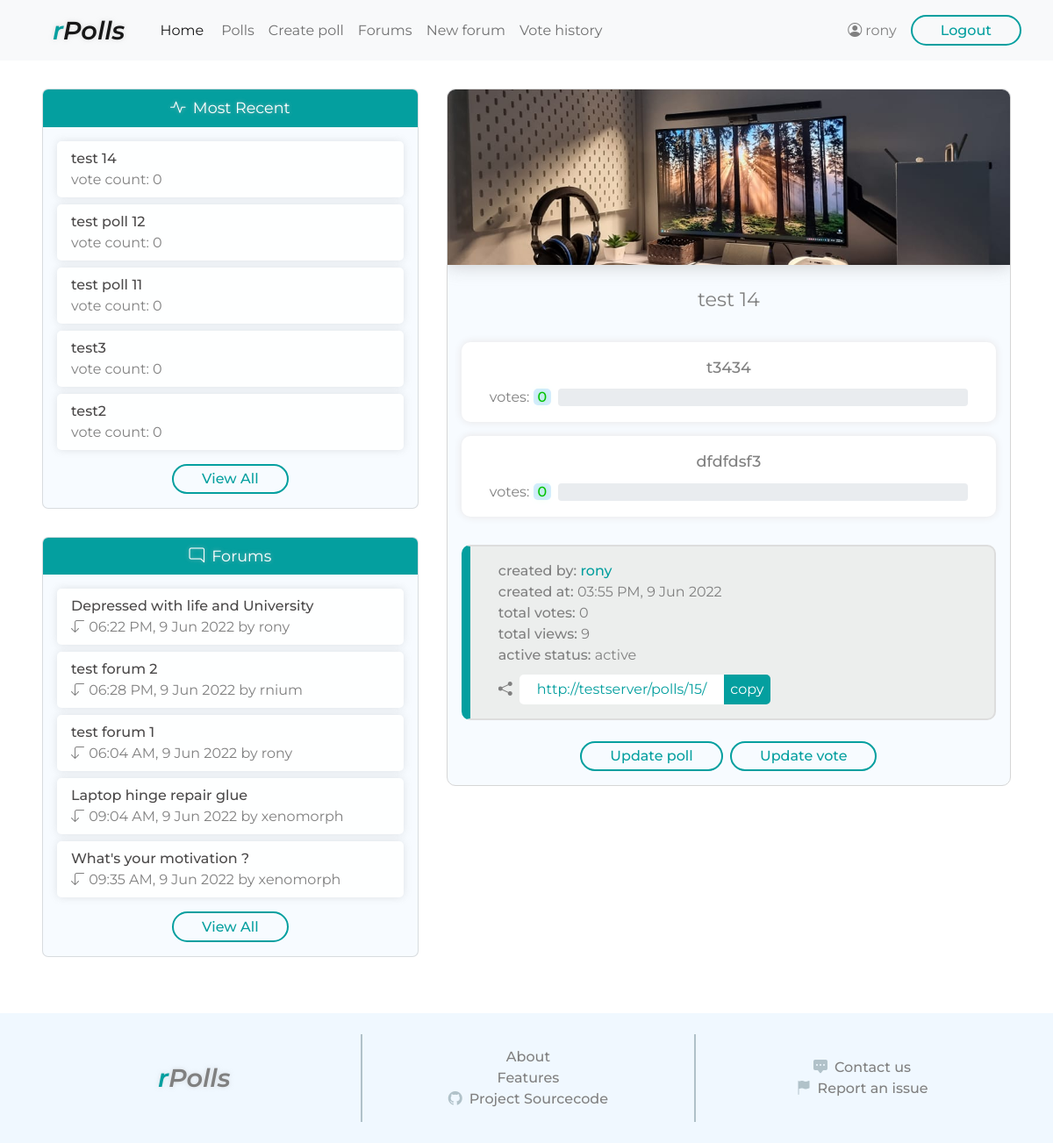
Screenshot of /polls/15/ (signed in) with the database file from the repository.
### polls/models.py (models this page shows, shortened)
class Poll(models.Model):
    title = models.CharField(max_length=250)
    banner = models.ImageField(upload_to='polls/images/', default='polls/images/default.jpg')
    author = models.ForeignKey(User, on_delete=models.CASCADE, related_name='poll')
    public = models.BooleanField(default=True)
    active = models.BooleanField(default=True)
    visible = models.BooleanField(default=True)
    added = models.DateTimeField(auto_now_add=True)
    views = models.IntegerField(default=0)

class Choice(models.Model):
    choicetext = models.CharField(max_length=100)
    poll = models.ForeignKey(Poll, on_delete=models.CASCADE, related_name='choice')

### forums/models.py (models this page shows, shortened)
class ForumTopic(models.Model):
    title = models.CharField(max_length=250)
    author = models.ForeignKey(User, on_delete=models.CASCADE, related_name='forum')
    active = models.BooleanField(default=True)
    locked = models.BooleanField(default=False)
    added = models.DateTimeField(auto_now_add=True)
    views = models.IntegerField(default=0)

class Post(models.Model):
    post_text = models.TextField()
    forum = models.ForeignKey(ForumTopic, on_delete=models.CASCADE, related_name='forumpost')
    post_author = models.ForeignKey(User, on_delete=models.CASCADE, related_name='userpost')
    added = models.DateTimeField(auto_now_add=True)
    updated = models.DateTimeField(auto_now=True)

### polls/views.py (the view, shortened to what this page needs)
# urls.py: path('<int:pk>/', views.polldetail , name='polldetails'),
@login_required()
def polldetail(request, pk):
    polldetail_context = dict()
    try:
        poll = Poll.objects.get(pk=pk)
    except Poll.DoesNotExist:
        context = {}
        context['recentpolls'] = get_polls_panel_context(request)
        context['forums'] = get_forum_panel_context(request)
        context['error'] = 'Poll Not Found'
        context['username'] = request.user.username
        return render(request, 'polls/error.html', context=context)
    polldetail_context['recentpolls'] = get_polls_panel_context(request)
    polldetail_context['forums'] = get_forum_panel_context(request)
    polldetail_context['username'] = request.user.username
    pollViews = poll.views + 1
    Poll.objects.filter(pk=pk).update(views=pollViews)
    polldetail_context['poll_id'] = poll.id
    polldetail_context['poll_url'] = request.build_absolute_uri()
    polldetail_context['poll_title'] = poll.title
    polldetail_context['poll_author'] = poll.author
    polldetail_context['poll_added'] = poll.added
    polldetail_context['poll_views'] = pollViews
    polldetail_context['is_active_poll'] = poll.active
    if poll.active:
        polldetail_context['active_status'] = 'active'
    else:
        polldetail_context['active_status'] = 'inactive'
    try:
        myVote = poll.pollvote.get(voter=request.user)
        polldetail_context['my_vote_time'] = myVote.vote_time
    except Exception:
        pass
    try:
        lastVote = poll.pollvote.latest('vote_time')
        polldetail_context['last_vote_time'] = lastVote.vote_time
        polldetail_context['last_vote_voter'] = lastVote.voter
    except Exception:
        pass
    polldetail_context['poll_banner_url'] = poll.banner.url
    poll_choices = poll.choice.all()
    total_votes = poll.pollvote.count()
    choices_context = []
    for choice in poll_choices:
        choice_text = choice.choicetext
        choice_votes = choice.choicevote.count()
        try:
            percentVotes = (choice_votes/total_votes)*100
        except ZeroDivisionError:
            percentVotes = 0
        choice_votes_percent = round(percentVotes, 2)
        progressbar_progress = round(percentVotes)
        unit_context = {'choice_text':choice_text, 'choice_votes':choice_votes, 'choice_votes_percent':choice_votes_percent,
                        'progressbar_progress':progressbar_progress}
        choices_context.append(unit_context)
    polldetail_context['choices'] = choices_context
    polldetail_context['total_votes'] = total_votes
    return render(request, 'polls/poll_detail.html', context=polldetail_context)

### polls/views.py (called while the page is built)
def get_forum_panel_context(request):
    recentforums = ForumTopic.objects.filter(active=True).order_by('-added')[:5]
    recentforums_context = []
    for forum in recentforums:
        forum_id = forum.id
        forum_title = forum.title
        lastPost = forum.forumpost.latest('added')
        last_post_time = lastPost.added
        last_post_user = lastPost.post_author
        unit_context = {'forum_id': forum_id, 'forum_title': forum_title, 'last_post_time': last_post_time, 'last_post_user': last_post_user}
        recentforums_context.append(unit_context)
    return recentforums_context

### polls/templates/polls/poll_detail.html (shortened to what this page needs)
<!DOCTYPE html>
<html lang="en">
<head>
    <link href="https://cdn.jsdelivr.net/npm/bootstrap@5.1.3/dist/css/bootstrap.min.css" rel="stylesheet">
    {% load static %}
    <link rel="stylesheet" href="{% static 'style.css' %}">
</head>
<body>
    <header>
        <nav class="navbar navbar-expand-md navbar-light bg-light">
            <div class="container-fluid">
              <a class="navbar-brand ms-5 pe-3" href="{% url 'homepage' %}"><span class="r">r</span>Polls</a>
              <div class="collapse navbar-collapse" id="navbarSupportedContent">
                <ul class="navbar-nav me-auto mb-2 mb-lg-0">
                  <li class="nav-item me-1">
                    <a class="nav-link active" aria-current="page" href="{% url 'homepage' %}">Home</a>
                  </li>
                  <li class="nav-item">
                    <a class="nav-link" href="{% url 'polls:browse' %}">Polls</a>
                  </li>
                  <li class="nav-item">
                    <a class="nav-link" href="{% url 'polls:create_poll' %}">Create poll</a>
                  </li>
                  <li class="nav-item">
                    <a class="nav-link" href="{% url 'forums:forum_all' %}">Forums</a>
                  </li>
                  <li class="nav-item">
                    <a class="nav-link" href="{% url 'forums:forum_create' %}">New forum</a>
                  </li>
                  <li class="nav-item">
                    <a class="nav-link" href="{% url 'polls:votes_history' %}">Vote history</a>
                  </li>
                </ul>
                <div class="account d-flex me-4">
                    <div class="profile d-flex my-auto me-3">
                        <i class="bi bi-person-circle"></i>
                        <span class="username-viewonly ms-1">{{ username }}</span>
                    </div>
                    <form action="{% url 'logout' %}" method="POST"> {% csrf_token %}
                        <input type="submit" class="btn-1" value="Logout">
                    </form>
                </div>
              </div>
            </div>
          </nav>
    </header>
    <div class="main-container">
        <div class="left-col">
            <div class="recent-polls card">
                <div class="heading">
                    <span class="icon me-1"><i class="bi bi-activity"></i></span>
                    <span class="title">Most Recent</span>
                </div>
                <div class="content">
                    {% for poll in recentpolls %}
                    <div class="poll-item">
                        <a class="poll-title" href="{% url 'polls:polldetails' poll.poll_id %}">{{ poll.poll_title }}</a>
                        <div class="count">
                            <span class="label">vote count:&nbsp;</span><span class="value">{{ poll.vote_count }}</span>
                        </div>
                    </div>
                    {% endfor %}
                    <a href="{% url 'polls:browse' %}" class="btn-1 link-btn">View All</a>
                </div>
            </div>
            <div class="community-forum card">
                <div class="heading">
                    <span class="icon me-1"><i class="bi bi-chat-right"></i></span>
                    <span class="title">Forums</span>
                </div>
                <div class="content">
                    {% for forum in forums %}
                    <div class="forum-post">
                        <a class="post-title" href="{% url 'forums:forum_detail' forum.forum_id %}">{{ forum.forum_title }}</a>
                        <div class="last-post">
                            <span class="label"><i class="bi bi-arrow-90deg-down"></i></span>
                            <span class="date">{{ forum.last_post_time|date:"h:i A, j M o" }}</span>
                            <span class="user">by {{ forum.last_post_user }}</span>
                        </div>
                    </div>
                    {% endfor %}
                    <a href="{% url 'forums:forum_all' %}" class="btn-1 link-btn">View All</a>
                </div>
            </div>
        </div>
        <div class="right-col">
            <div class="poll-detail">
                <div class="content">
                    <div class="poll-heading">
                        <div class="banner"><img src="{{ poll_banner_url }}" alt=""></div>
                        <div class="title">{{ poll_title }}</div>
                    </div>
                    <div class="pool-info">
                        <div class="pool-choices">
                            <ul class="choice-list">
                                {% for choice in choices%}
                                <li class="choice card-simple">
                                    <div class="choice-text">{{ choice.choice_text }}</div>
                                    <div class="info">
                                        <div class="choice-votes me-2"><span class="label">votes:&nbsp;</span><span class='value'>{{ choice.choice_votes }}</span></div>
                                        <div class="progress">
                                        </div>
                                    </div>
                                </li>
                                {% endfor %}
                            </ul>
                        </div>
                        <div class="poll-stats card-headless">
                            <ul class="stats">
                                <li>
                                    <span class="label">created by:&nbsp;</span><span class="user">{{ poll_author }}</span>
                                </li>
                                <li>
                                    <span class="label">created at:&nbsp;</span><span class="value">{{ poll_added|date:"h:i A, j M o"  }}</span>
                                </li>
                                <li>
                                    <span class="label">total votes:&nbsp;</span><span class="value">{{ total_votes }}</span>
                                </li>
                                <li>
                                    <span class="label">total views:&nbsp;</span><span class="value">{{ poll_views }}</span>
                                </li>
                                <li>
                                    <span class="label">active status:&nbsp;</span><span class="value">{{ active_status }}</span>
                                </li>
                            </ul>
                            <div class="share-link">
                                <div class="inner">
                                    <i class="bi bi-share-fill me-2"></i>
                                    <a href="{% url 'polls:polldetails' poll_id %}" id="poll-link">{{ poll_url }}</a>
                                    <button id="ctc">copy</button>
                                </div>
                            </div>
                        </div>
                        <div class="my-action">
                            <a href="#" type="submit" class="btn-1 link-btn me-1">Update poll</a>
                            <a href="#" type="submit" class="btn-1 link-btn">Update vote</a>
                        </div>
                    </div>
                </div>
            </div>
        </div>
    </div>
    <footer>
        <div class="upper">
            <div class="col-1">
                <div class="site-name">
                    <span class="r">r</span>Polls</a>
                </div>
            </div>
            <div class="vl"></div>
            <div class="col-2">
                <a href="#">About</a>
                <a href="#">Features</a>
                <a href="#"><i class="bi bi-github"></i>Project Sourcecode</a>
            </div>
            <div class="vl"></div>
            <div class="col-3">
                <a href="#"><i class="bi bi-chat-square-dots-fill"></i>Contact us</a>
                <a href="#"><i class="bi bi-flag-fill"></i>Report an issue</a>
            </div>
        </div>
    </footer>
</body>
</html>

### rows the page displays
Poll: poll_title "test 14", title "test 14", added "03:55 PM, 9 Jun 2022"
Poll: poll_title "test poll 12"
Poll: poll_title "test poll 11"
Poll: poll_title "test3"
Poll: poll_title "test2"
Choice: choice_text "t3434"
Choice: choice_text "dfdfdsf3"

### other values shown
{{ username }} "rony"
{{ poll.vote_count }} "0" "0" "0" "0" "0"
{{ forum.forum_title }} "Depressed with life and University"
{{ forum.last_post_time|date:"h:i A, j M o" }} "06:22 PM, 9 Jun 2022"
{{ forum.last_post_user }} "rony"
{{ forum.forum_title }} "test forum 2"
{{ forum.last_post_time|date:"h:i A, j M o" }} "06:28 PM, 9 Jun 2022"
{{ forum.last_post_user }} "rnium"
{{ forum.forum_title }} "test forum 1"
{{ forum.last_post_time|date:"h:i A, j M o" }} "06:04 AM, 9 Jun 2022"
{{ forum.forum_title }} "Laptop hinge repair glue"
{{ forum.last_post_time|date:"h:i A, j M o" }} "09:04 AM, 9 Jun 2022"
{{ forum.last_post_user }} "xenomorph"
{{ forum.forum_title }} "What's your motivation ?"
{{ forum.last_post_time|date:"h:i A, j M o" }} "09:35 AM, 9 Jun 2022"
